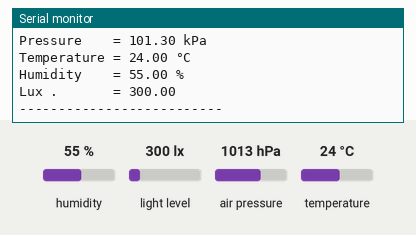
Simulated run of this sketch. Board: Arduino MKR. Parts: the last lines printed to the serial monitor. Inputs (shaded band) come from the test bench; at power-on: humidity 55 %, light level 300 lx, air pressure 1013 hPa, temperature 24 °C.

Above: at 2.7 s.
2.8 s: humidity set to 22 %
At 7.5 s:
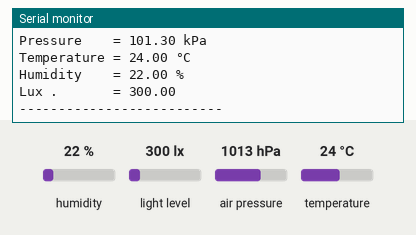
8.8 s: light level set to 40 lx
At 12.8 s:
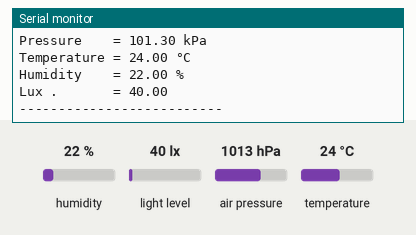

Measured:
- after the input at 2.8 s, the serial monitor: prints a new line after 3.7 s (image 1)
- after the input at 8.8 s, the serial monitor: prints a new line after 2.7 s (image 2)

The sketch:

comunicacion_sensores.ino
```cpp
#include <Arduino_MKRENV.h>

void setup() {
 // Initialize Serial and wait for port to open:
 Serial.begin(9600);
 // This delay gives the chance to wait for a Serial Monitor without blocking if none is found
 delay(1500);

 if (!ENV.begin()) {
  Serial.println("Failed to initialize MKR ENV shield!");
  while(1);
 }
}


void loop() {
 Serial.print("--------------------------\n");
 //PRESION
 Serial.print("Pressure    = ");
 Serial.print(ENV.readPressure());
 Serial.println(" kPa");

 //TEMPERATURA
 Serial.print("Temperature = ");
 Serial.print(ENV.readTemperature());
 Serial.println(" °C");

 //HUMEDAD
 Serial.print("Humidity    = ");
 Serial.print(ENV.readHumidity());
 Serial.println(" %");

 //LUMINOSIDAD
 Serial.print("Lux .       = ");
 Serial.println(ENV.readIlluminance());

 Serial.print("--------------------------\n\n");
 delay(5000);
}
```
